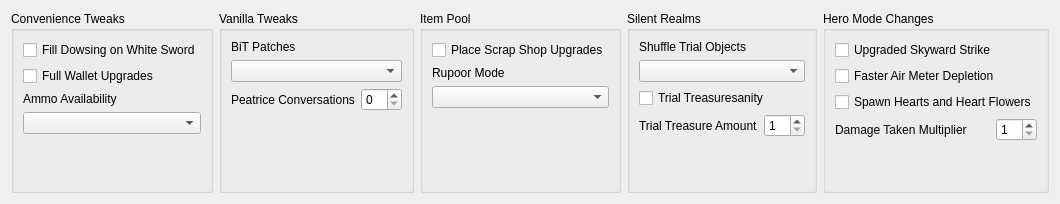
      <widget class="QWidget" name="tab_additional_settings">
       <attribute name="title">
        <string>Additional Settings</string>
       </attribute>
       <layout class="QHBoxLayout" name="horizontalLayout_4">
        <item>
         <widget class="QGroupBox" name="box_convenience_tweaks">
          <property name="sizePolicy">
           <sizepolicy hsizetype="Expanding" vsizetype="Preferred">
            <horstretch>0</horstretch>
            <verstretch>0</verstretch>
           </sizepolicy>
          </property>
          <property name="title">
           <string>Convenience Tweaks</string>
          </property>
          <layout class="QVBoxLayout" name="verticalLayout_4">
           <item>
            <layout class="QVBoxLayout" name="vlay_convenience_tweaks">
             <item>
              <widget class="QCheckBox" name="option_fill_dowsing_on_white_sword">
               <property name="text">
                <string>Fill Dowsing on White Sword</string>
               </property>
              </widget>
             </item>
             <item>
              <widget class="QCheckBox" name="option_full_wallet_upgrades">
               <property name="text">
                <string>Full Wallet Upgrades</string>
               </property>
              </widget>
             </item>
             <item>
              <widget class="QLabel" name="label_for_option_ammo_availability">
               <property name="text">
                <string>Ammo Availability</string>
               </property>
              </widget>
             </item>
             <item>
              <widget class="QComboBox" name="option_ammo_availability"/>
             </item>
             <item>
              <spacer name="vspace_convenience_tweaks">
               <property name="orientation">
                <enum>Qt::Orientation::Vertical</enum>
               </property>
               <property name="sizeHint" stdset="0">
                <size>
                 <width>20</width>
                 <height>40</height>
                </size>
               </property>
              </spacer>
             </item>
            </layout>
           </item>
          </layout>
         </widget>
        </item>
        <item>
         <widget class="QGroupBox" name="box_vanilla_tweaks">
          <property name="sizePolicy">
           <sizepolicy hsizetype="Expanding" vsizetype="Preferred">
            <horstretch>0</horstretch>
            <verstretch>0</verstretch>
           </sizepolicy>
          </property>
          <property name="title">
           <string>Vanilla Tweaks</string>
          </property>
          <layout class="QVBoxLayout" name="verticalLayout_8">
           <item>
            <layout class="QVBoxLayout" name="vlay_vanilla_tweaks">
             <item>
              <widget class="QLabel" name="label_for_option_bit_patches">
               <property name="text">
                <string>BiT Patches</string>
               </property>
              </widget>
             </item>
             <item>
              <widget class="QComboBox" name="option_bit_patches"/>
             </item>
             <item>
              <layout class="QHBoxLayout" name="hlay_peatrice_conversations">
               <item>
                <widget class="QLabel" name="label_for_option_peatrice_conversations">
                 <property name="text">
                  <string>Peatrice Conversations</string>
                 </property>
                </widget>
               </item>
               <item>
                <widget class="QSpinBox" name="option_peatrice_conversations">
                 <property name="sizePolicy">
                  <sizepolicy hsizetype="Maximum" vsizetype="Fixed">
                   <horstretch>0</horstretch>
                   <verstretch>0</verstretch>
                  </sizepolicy>
                 </property>
                </widget>
               </item>
              </layout>
             </item>
             <item>
              <spacer name="vspace_vanilla_tweaks">
               <property name="orientation">
                <enum>Qt::Orientation::Vertical</enum>
               </property>
               <property name="sizeHint" stdset="0">
                <size>
                 <width>20</width>
                 <height>40</height>
                </size>
               </property>
              </spacer>
             </item>
            </layout>
           </item>
          </layout>
         </widget>
        </item>
        <item>
         <widget class="QGroupBox" name="box_item_pool">
          <property name="sizePolicy">
           <sizepolicy hsizetype="Expanding" vsizetype="Preferred">
            <horstretch>0</horstretch>
            <verstretch>0</verstretch>
           </sizepolicy>
          </property>
          <property name="title">
           <string>Item Pool</string>
          </property>
          <layout class="QVBoxLayout" name="verticalLayout_6">
           <item>
            <layout class="QVBoxLayout" name="vlay_item_pool">
             <item>
              <layout class="QVBoxLayout" name="vlay_rupoor_mode">
               <item>
                <widget class="QCheckBox" name="option_gondo_upgrades">
                 <property name="text">
                  <string>Place Scrap Shop Upgrades</string>
                 </property>
                </widget>
               </item>
               <item>
                <widget class="QLabel" name="label_for_option_rupoor_mode">
                 <property name="text">
                  <string>Rupoor Mode</string>
                 </property>
                </widget>
               </item>
               <item>
                <widget class="QComboBox" name="option_rupoor_mode"/>
               </item>
               <item>
                <spacer name="vspace_item_pool">
                 <property name="orientation">
                  <enum>Qt::Orientation::Vertical</enum>
                 </property>
                 <property name="sizeHint" stdset="0">
                  <size>
                   <width>20</width>
                   <height>40</height>
                  </size>
                 </property>
                </spacer>
               </item>
              </layout>
             </item>
            </layout>
           </item>
          </layout>
         </widget>
        </item>
        <item>
         <widget class="QGroupBox" name="box_silent_realms">
          <property name="sizePolicy">
           <sizepolicy hsizetype="Expanding" vsizetype="Preferred">
            <horstretch>0</horstretch>
            <verstretch>0</verstretch>
           </sizepolicy>
          </property>
          <property name="title">
           <string>Silent Realms</string>
          </property>
          <layout class="QHBoxLayout" name="horizontalLayout_10">
           <item>
            <layout class="QVBoxLayout" name="vlay_silent_realms">
             <item>
              <layout class="QVBoxLayout" name="verticalLayout_trialshuffle">
               <item>
                <widget class="QLabel" name="label_for_option_shuffle_trial_objects">
                 <property name="sizePolicy">
                  <sizepolicy hsizetype="Minimum" vsizetype="Preferred">
                   <horstretch>0</horstretch>
                   <verstretch>0</verstretch>
                  </sizepolicy>
                 </property>
                 <property name="text">
                  <string>Shuffle Trial Objects</string>
                 </property>
                </widget>
               </item>
               <item>
                <widget class="QComboBox" name="option_shuffle_trial_objects"/>
               </item>
              </layout>
             </item>
             <item>
              <widget class="QCheckBox" name="option_treasuresanity_in_silent_realms">
               <property name="text">
                <string>Trial Treasuresanity</string>
               </property>
              </widget>
             </item>
             <item>
              <layout class="QHBoxLayout" name="horizontalLayout_9">
               <property name="bottomMargin">
                <number>0</number>
               </property>
               <item>
                <widget class="QLabel" name="label_for_option_trial_treasure_amount">
                 <property name="text">
                  <string>Trial Treasure Amount</string>
                 </property>
                </widget>
               </item>
               <item>
                <widget class="QSpinBox" name="option_trial_treasure_amount">
                 <property name="maximumSize">
                  <size>
                   <width>48</width>
                   <height>16777215</height>
                  </size>
                 </property>
                 <property name="minimum">
                  <number>1</number>
                 </property>
                 <property name="maximum">
                  <number>10</number>
                 </property>
                </widget>
               </item>
              </layout>
             </item>
             <item>
              <spacer name="vspace_silent_realms">
               <property name="orientation">
                <enum>Qt::Orientation::Vertical</enum>
               </property>
               <property name="sizeHint" stdset="0">
                <size>
                 <width>20</width>
                 <height>40</height>
                </size>
               </property>
              </spacer>
             </item>
            </layout>
           </item>
          </layout>
         </widget>
        </item>
        <item>
         <widget class="QGroupBox" name="box_heromode_changes">
          <property name="sizePolicy">
           <sizepolicy hsizetype="Expanding" vsizetype="Preferred">
            <horstretch>0</horstretch>
            <verstretch>0</verstretch>
           </sizepolicy>
          </property>
          <property name="title">
           <string>Hero Mode Changes</string>
          </property>
          <layout class="QVBoxLayout" name="verticalLayout_5">
           <item>
            <layout class="QVBoxLayout" name="vlay_heromode_changes">
             <item>
              <widget class="QCheckBox" name="option_upgraded_skyward_strike">
               <property name="text">
                <string>Upgraded Skyward Strike</string>
               </property>
              </widget>
             </item>
             <item>
              <widget class="QCheckBox" name="option_fast_air_meter">
               <property name="text">
                <string>Faster Air Meter Depletion</string>
               </property>
              </widget>
             </item>
             <item>
              <widget class="QCheckBox" name="option_enable_heart_drops">
               <property name="text">
                <string>Spawn Hearts and Heart Flowers</string>
               </property>
              </widget>
             </item>
             <item>
              <layout class="QHBoxLayout" name="hlay_damage_multiplier">
               <item>
                <widget class="QLabel" name="label_for_option_damage_multiplier">
                 <property name="text">
                  <string>Damage Taken Multiplier</string>
                 </property>
                </widget>
               </item>
               <item>
                <widget class="QSpinBox" name="option_damage_multiplier">
                 <property name="sizePolicy">
                  <sizepolicy hsizetype="Maximum" vsizetype="Fixed">
                   <horstretch>0</horstretch>
                   <verstretch>0</verstretch>
                  </sizepolicy>
                 </property>
                 <property name="maximumSize">
                  <size>
                   <width>41</width>
                   <height>16777215</height>
                  </size>
                 </property>
                 <property name="minimum">
                  <number>1</number>
                 </property>
                 <property name="maximum">
                  <number>255</number>
                 </property>
                </widget>
               </item>
              </layout>
             </item>
             <item>
              <spacer name="vspace_heromode_changes">
               <property name="orientation">
                <enum>Qt::Orientation::Vertical</enum>
               </property>
               <property name="sizeHint" stdset="0">
                <size>
                 <width>20</width>
                 <height>40</height>
                </size>
               </property>
              </spacer>
             </item>
            </layout>
           </item>
          </layout>
         </widget>
        </item>
       </layout>
      </widget>
